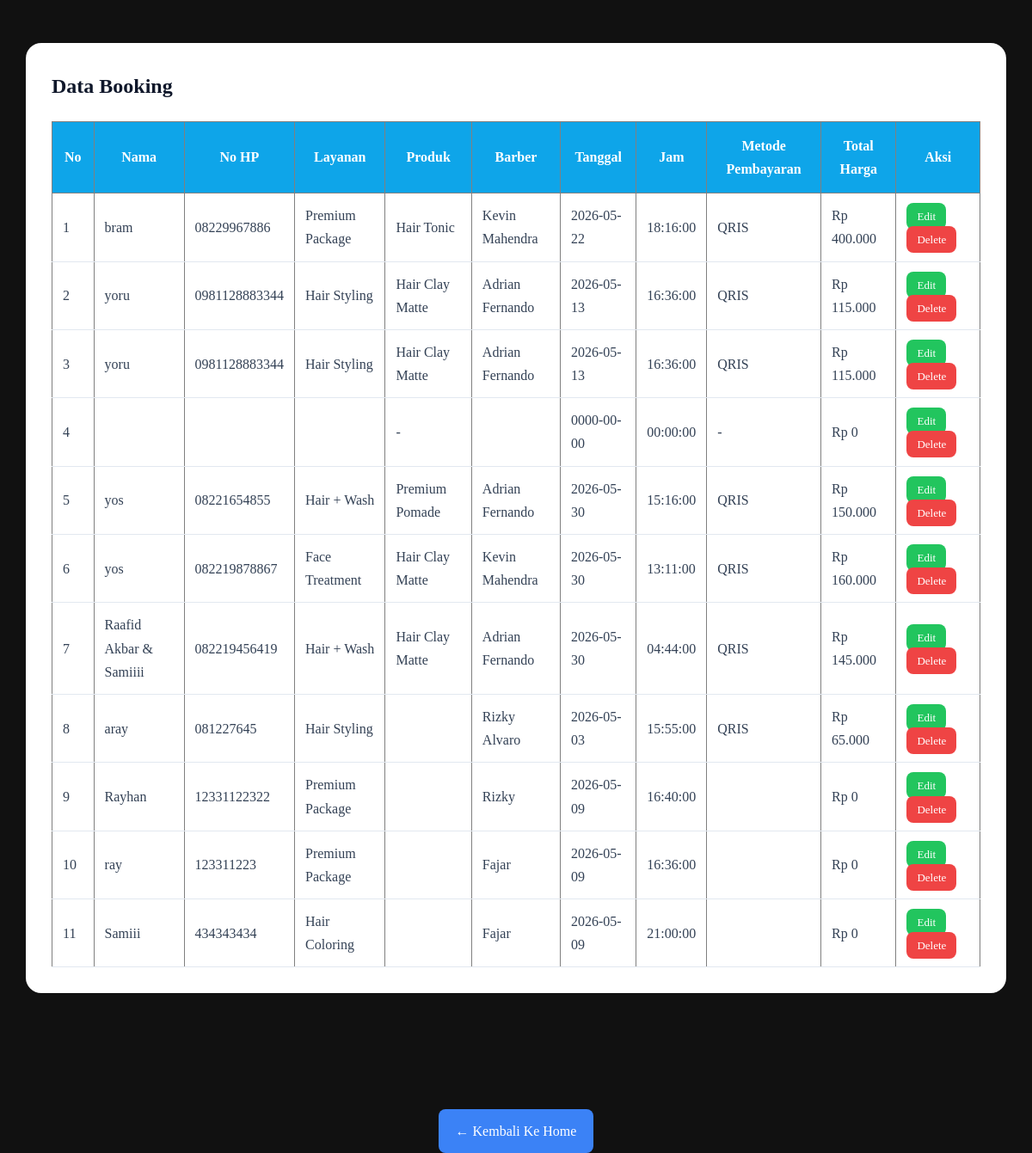
The app's page /ProjectPWDKel7/data_booking.php (signed in) with its own data.
### tables this page shows
CREATE TABLE `booking` (
  `id` int(11) NOT NULL,
  `nama` varchar(100) NOT NULL,
  `no_hp` varchar(20) NOT NULL,
  `layanan` varchar(100) NOT NULL,
  `barber` varchar(100) NOT NULL,
  `tanggal` date NOT NULL,
  `jam` time NOT NULL,
  `created_at` timestamp NOT NULL DEFAULT current_timestamp(),
  `produk` text DEFAULT NULL,
  `pembayaran` varchar(50) DEFAULT NULL,
  `total_harga` int(11) DEFAULT NULL,
  `metode_pembayaran` varchar(50) DEFAULT NULL,
  `bukti_transfer` varchar(255) DEFAULT NULL,
  `status_pembayaran` varchar(50) DEFAULT 'Belum Bayar'
);

### ProjectPWDKel7/data_booking.php (the view, shortened to what this page needs)
<?php
include 'koneksi.php';
$data = mysqli_query(
    $koneksi,
    "SELECT * FROM booking ORDER BY id DESC"
);
?>
<!DOCTYPE html>
<html lang="id">
<head>
    <link rel="stylesheet" href="style.css">
</head>
<body>
    <div class="table-container">
        <h2>Data Booking</h2>
        <table border="1" cellpadding="10" cellspacing="0">
            <tr>
                <th>No</th>
                <th>Nama</th>
                <?php
                if (isset($_SESSION['role']) && $_SESSION['role'] == 'admin') {
                    ?>
                    <th>No HP</th>
                <?php } ?>
                <th>Layanan</th>
                <th>Produk</th>
                <th>Barber</th>
                <th>Tanggal</th>
                <th>Jam</th>
                <?php
                if (isset($_SESSION['role']) && $_SESSION['role'] == 'admin') {
                    ?>
                    <th>Metode Pembayaran</th>
                    <th>Total Harga</th>
                <?php } ?>
                <?php
                if (isset($_SESSION['role']) && $_SESSION['role'] == 'admin') {
                    ?>
                    <th>Aksi</th>
                <?php } ?>
            </tr>
            <?php
            $no = 1;
            while ($d = mysqli_fetch_array($data)) {
                ?>
                <tr>
                    <td><?= $no++; ?></td>
                    <td><?= $d['nama']; ?></td>
                    <?php
                    if (isset($_SESSION['role']) && $_SESSION['role'] == 'admin') {
                        ?>
                        <td><?= $d['no_hp']; ?></td>
                    <?php } ?>
                    <td><?= $d['layanan']; ?></td>
                    <td><?= $d['produk']; ?></td>
                    <td><?= $d['barber']; ?></td>
                    <td><?= $d['tanggal']; ?></td>
                    <td><?= $d['jam']; ?></td>
                    <?php
                    if (isset($_SESSION['role']) && $_SESSION['role'] == 'admin') {
                        ?>
                        <td><?= $d['pembayaran']; ?></td>
                        <td>
                            Rp <?= number_format($d['total_harga'], 0, ',', '.'); ?>
                        </td>
                    <?php } ?>
                    <?php
                    if (isset($_SESSION['role']) && $_SESSION['role'] == 'admin') {
                        ?>
                        <td>
                            <a href="edit.php?id=<?= $d['id']; ?>" class="edit-btn">
                                Edit
                            </a>
                            <a href="delete.php?id=<?= $d['id']; ?>" class="hapus-btn"
                                onclick="return confirm('Yakin ingin menghapus data ini?')">
                                Delete
                            </a>
                        </td>
                    <?php } ?>
                </tr>
            <?php } ?>
        </table>
    </div>
    <br><br>
    <div class="kembali-container">
        <a href="index.php" class="btn-kembali">
            ← Kembali Ke Home
        </a>
    </div>
</body>
</html>

### ProjectPWDKel7/style.css (style rules this page uses)
* { margin: 0; padding: 0; box-sizing: border-box; }
body { font-family: Georgia, 'Times New Roman', serif; background: #111111; color: #F5F5F5; line-height: 1.7; }
.table-container { width: 95%; margin: 50px auto; background: white; padding: 30px; border-radius: 18px; overflow-x: auto; }
.table-container h2 { color: #0F172A; margin-bottom: 20px; }
table { width: 100%; border-collapse: collapse; }
table th { background: #0EA5E9; color: white; padding: 14px; }
table td { padding: 12px; border-bottom: 1px solid #E2E8F0; color: #334155; }
.edit-btn, .hapus-btn { padding: 8px 12px; border-radius: 8px; text-decoration: none; color: white; font-size: 13px; }
.edit-btn { background: #22C55E; }
.hapus-btn { background: #EF4444; }
.btn-kembali { display: inline-block; background: #3b82f6; color: white; padding: 12px 20px; text-decoration: none; border-radius: 8px; transition: 0.3s; }
.kembali-container { text-align: center; margin-top: 30px; }

### records on screen
booking: nama "bram", no_hp "08229967886", layanan "Premium Package", produk "Hair Tonic", barber "Kevin Mahendra", tanggal "2026-05-22", jam "18:16:00", pembayaran "QRIS", total_harga "400.000"
booking: nama "yoru", no_hp "0981128883344", layanan "Hair Styling", produk "Hair Clay Matte", barber "Adrian Fernando", tanggal "2026-05-13", jam "16:36:00", pembayaran "QRIS", total_harga "115.000"
booking: nama "yoru", no_hp "0981128883344", layanan "Hair Styling", produk "Hair Clay Matte", barber "Adrian Fernando", tanggal "2026-05-13", jam "16:36:00", pembayaran "QRIS", total_harga "115.000"
booking: produk "-", tanggal "0000-00-00", jam "00:00:00", pembayaran "-", total_harga "0"
booking: nama "yos", no_hp "08221654855", layanan "Hair + Wash", produk "Premium Pomade", barber "Adrian Fernando", tanggal "2026-05-30", jam "15:16:00", pembayaran "QRIS", total_harga "150.000"
booking: nama "yos", no_hp "082219878867", layanan "Face Treatment", produk "Hair Clay Matte", barber "Kevin Mahendra", tanggal "2026-05-30", jam "13:11:00", pembayaran "QRIS", total_harga "160.000"
booking: nama "Raafid Akbar & Samiiii", no_hp "082219456419", layanan "Hair + Wash", produk "Hair Clay Matte", barber "Adrian Fernando", tanggal "2026-05-30", jam "04:44:00", pembayaran "QRIS", total_harga "145.000"
booking: nama "aray", no_hp "081227645", layanan "Hair Styling", barber "Rizky Alvaro", tanggal "2026-05-03", jam "15:55:00", pembayaran "QRIS", total_harga "65.000"
booking: nama "Rayhan", no_hp "12331122322", layanan "Premium Package", barber "Rizky", tanggal "2026-05-09", jam "16:40:00", total_harga "0"
booking: nama "ray", no_hp "123311223", layanan "Premium Package", barber "Fajar", tanggal "2026-05-09", jam "16:36:00", total_harga "0"
booking: nama "Samiii", no_hp "434343434", layanan "Hair Coloring", barber "Fajar", tanggal "2026-05-09", jam "21:00:00", total_harga "0"
